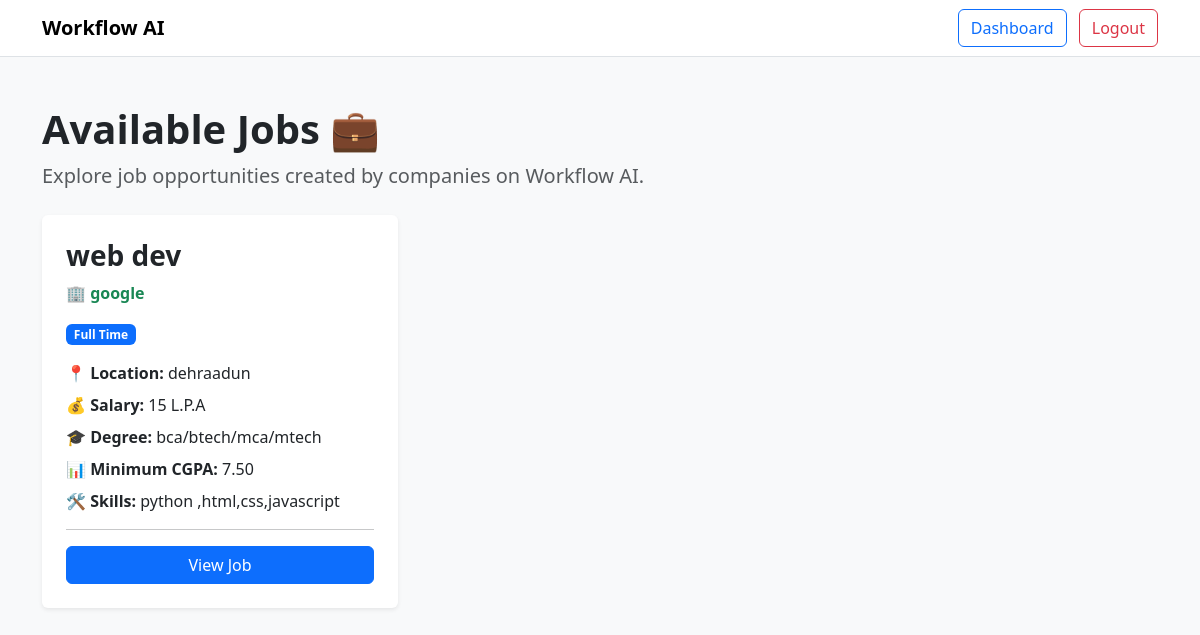
Page /student/jobs/ (signed in) on the committed database.
### accounts/models.py (models this page shows, shortened)
class Job(models.Model):
    JOB_TYPE_CHOICES = [
        ('full_time', 'Full Time'),
        ('part_time', 'Part Time'),
        ('internship', 'Internship'),
        ('contract', 'Contract'),
    ]
    company = models.ForeignKey(
        CompanyProfile,
        on_delete=models.CASCADE,
        related_name='jobs'
    )
    title = models.CharField(max_length=150)
    description = models.TextField()
    location = models.CharField(max_length=150)
    job_type = models.CharField(
        max_length=20,
        choices=JOB_TYPE_CHOICES
    )
    salary = models.CharField(max_length=100, blank=True)
    required_degree = models.CharField(max_length=100, blank=True)
    minimum_cgpa = models.DecimalField(
        max_digits=4,
        decimal_places=2,
        null=True,
        blank=True
    )
    required_skills = models.TextField(blank=True)
    application_deadline = models.DateField(
        null=True,
        blank=True
    )
    created_at = models.DateTimeField(auto_now_add=True)

class CompanyProfile(models.Model):
    user = models.OneToOneField(
        User,
        on_delete=models.CASCADE
    )
    company_name = models.CharField(max_length=150, blank=True)
    industry = models.CharField(max_length=100, blank=True)
    location = models.CharField(max_length=150, blank=True)
    website = models.URLField(blank=True)
    description = models.TextField(blank=True)
    recruiter_name = models.CharField(max_length=100, blank=True)
    contact_email = models.EmailField(blank=True)
    contact_phone = models.CharField(max_length=15, blank=True)

### core/views.py (the view)
# urls.py: path('student/jobs/', views.student_jobs, name='student_jobs'),
@student_required
def student_jobs(request):
    jobs = Job.objects.select_related(
        'company'
    ).all().order_by('-created_at')
    return render(
        request,
        'core/student_jobs.html',
        {'jobs': jobs}
    )

### accounts/context_processors.py (called while the page is built)
def notification_count(request):
    unread_count = 0
    if request.user.is_authenticated:
        unread_count = request.user.notifications.filter(
            is_read=False
        ).count()
    return {
        'notifications_unread_count': unread_count
    }

### core/views.py (called while the page is built)
def has_role(user, role):
    return (
        user.is_authenticated
        and UserProfile.objects.filter(
            user=user,
            role=role
        ).exists()
    )

def student_required(view_func):
    @login_required
    @wraps(view_func)
    def wrapper(request, *args, **kwargs):
        if not has_role(request.user, 'student'):
            return HttpResponseForbidden(
                'You do not have permission to access this page.'
            )
        return view_func(request, *args, **kwargs)
    return wrapper

### core/templates/core/student_jobs.html (shortened to what this page needs)
<!DOCTYPE html>
<html lang="en">
<head>
    <link
        href="https://cdn.jsdelivr.net/npm/bootstrap@5.3.3/dist/css/bootstrap.min.css"
        rel="stylesheet"
    >
</head>
<body class="bg-light">
<nav class="navbar navbar-expand-lg bg-white border-bottom">
    <div class="container">
        <a
            class="navbar-brand fw-bold"
            href="/"
        >
            Workflow AI
        </a>
        <div>
            <a
                href="/student/dashboard/"
                class="btn btn-outline-primary me-2"
            >
                Dashboard
            </a>
            <a
                href="/accounts/logout/"
                class="btn btn-outline-danger"
            >
                Logout
            </a>
        </div>
    </div>
</nav>
<div class="container py-5">
    <div class="mb-4">
        <h1 class="fw-bold">
            Available Jobs 💼
        </h1>
        <p class="lead text-muted">
            Explore job opportunities created by companies on Workflow AI.
        </p>
    </div>
    {% if jobs %}
        <div class="row g-4">
            {% for job in jobs %}
                <div class="col-md-6 col-lg-4">
                    <div class="card shadow-sm border-0 h-100">
                        <div class="card-body p-4">
                            <h3 class="fw-bold mb-2">
                                {{ job.title }}
                            </h3>
                            <p class="text-success fw-semibold mb-3">
                                🏢 {{ job.company.company_name }}
                            </p>
                            <span class="badge bg-primary mb-3">
                                {{ job.get_job_type_display }}
                            </span>
                            <p class="mb-2">
                                <strong>
                                    📍 Location:
                                </strong>
                                {{ job.location }}
                            </p>
                            <p class="mb-2">
                                <strong>
                                    💰 Salary:
                                </strong>
                                {% if job.salary %}
                                    {{ job.salary }}
                                {% else %}
                                    Not specified
                                {% endif %}
                            </p>
                            <p class="mb-2">
                                <strong>
                                    🎓 Degree:
                                </strong>
                                {% if job.required_degree %}
                                    {{ job.required_degree }}
                                {% else %}
                                    Not specified
                                {% endif %}
                            </p>
                            <p class="mb-2">
                                <strong>
                                    📊 Minimum CGPA:
                                </strong>
                                {% if job.minimum_cgpa %}
                                    {{ job.minimum_cgpa }}
                                {% else %}
                                    Not specified
                                {% endif %}
                            </p>
                            <p class="mb-3">
                                <strong>
                                    🛠 Skills:
                                </strong>
                                {% if job.required_skills %}
                                    {{ job.required_skills }}
                                {% else %}
                                    Not specified
                                {% endif %}
                            </p>
                            <hr>
<a
    href="{% url 'student_job_detail' job.id %}"
    class="btn btn-primary w-100"
>
    View Job
</a>
                        </div>
                    </div>
                </div>
            {% endfor %}
        </div>
    {% endif %}
</div>
</body>
</html>

### rows in the picture
Job: title "web dev", company.company_name "google", job_type "Full Time", location "dehraadun", salary "15 L.P.A", required_degree "bca/btech/mca/mtech", minimum_cgpa "7.50", required_skills "python ,html,css,javascript"
